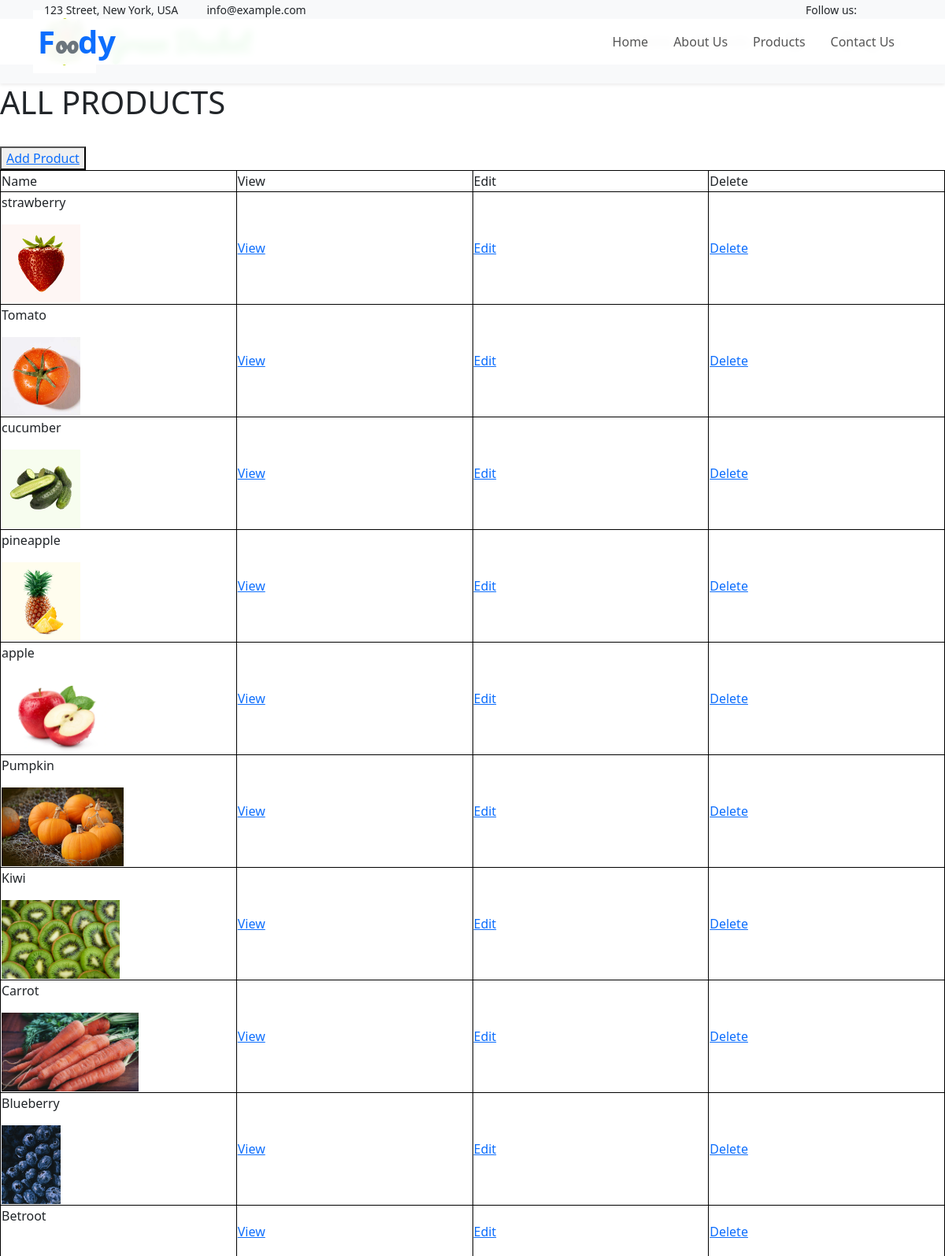
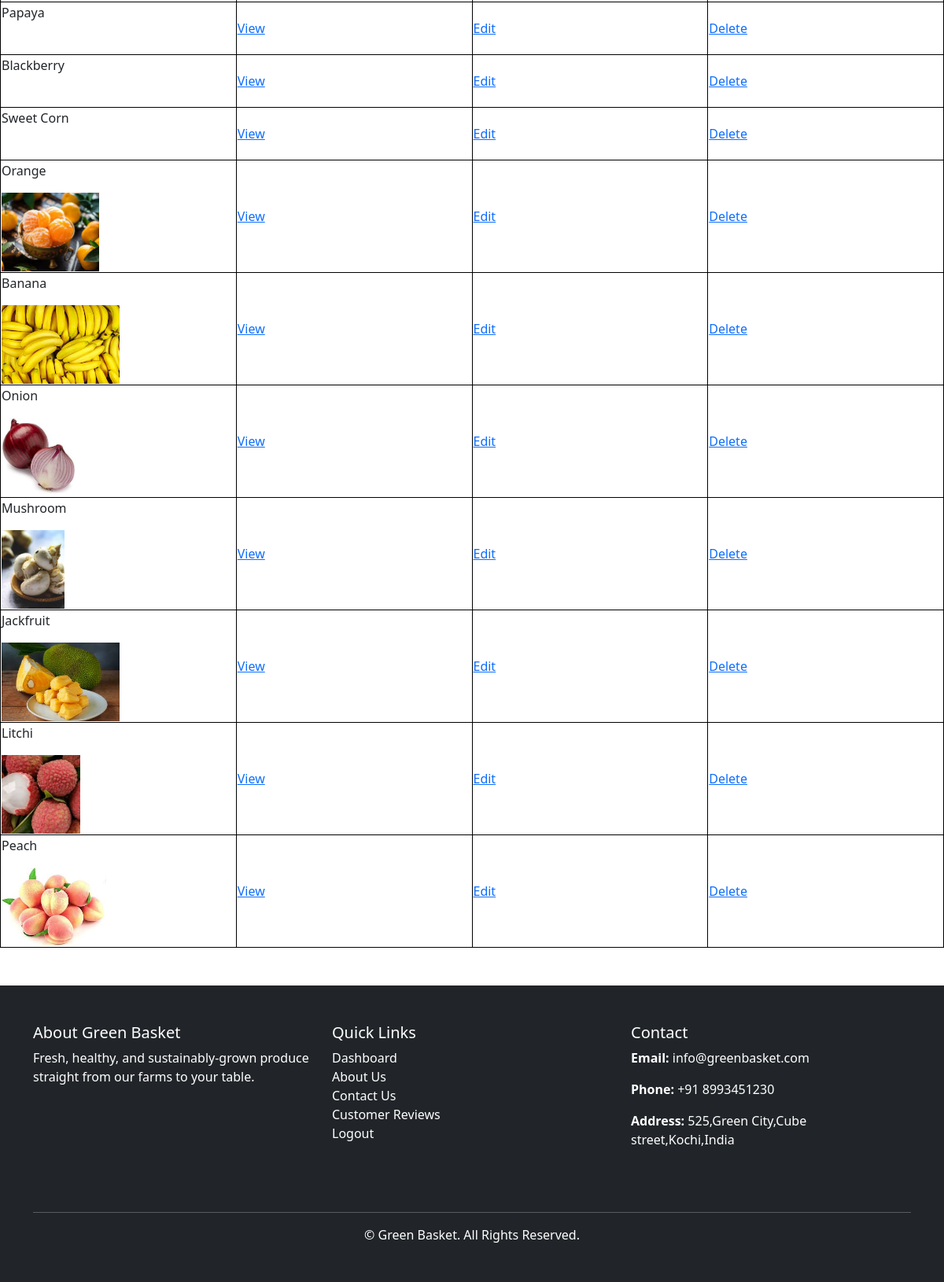
Page /allproduct/ on the committed database (2 pictures, top to bottom).
### store/models.py (models this page shows)
class Product(models.Model):
    farmer = models.ForeignKey(FarmerProfile, on_delete=models.CASCADE)
    category = models.ForeignKey(Category, on_delete=models.SET_NULL, null=True)
    name = models.CharField(max_length=100)
    description = models.TextField()
    price = models.FloatField()
    stock = models.PositiveIntegerField()
    image = models.ImageField(upload_to='product_images/')
    created_at = models.DateTimeField(auto_now_add=True)
    rating =models.DecimalField(max_digits=3,decimal_places=2,default=0)
    rating_count=models.PositiveIntegerField(default=0)
    def __str__(self):
        return self.name

### store/views.py (the view)
# urls.py: path('allproduct/',views.allproduct,name='allproduct'),
def allproduct(request):
    pro=Product.objects.all()
    print(pro)
    return render(request,'product.html',{'pro':pro})

### templates/product.html (shortened to what this page needs)
{% extends 'base.html' %}
{% load static %}
{% block content %}
{%include 'header.html'%}
<h1>ALL PRODUCTS</h1>
<br>
<button><a href="{%url 'add_product' %}">Add Product</a></button>
<table>
    <tr>
        <td>Name</td>
        <td>View</td>
        <td>Edit</td>
        <td>Delete</td>
    </tr>
    {%for i in pro%}
    <tr>
        <td><p>{{i.name}}</p>
            <img src="{{i.image.url}}" alt="" height="100px ;width=100px">
        </td>
        <td><a href="{%url 'proinfo' i.id%}">View</a></td>
        <td><a href="{%url 'pro_edit' i.id%}">Edit</a></td>
        <td><a href="{%url 'pro_delete' i.id%}">Delete</a></td>
    </tr>
    {%endfor%}
</table>
{%endblock%}

### templates/base.html (shortened to what this page needs)
<!DOCTYPE html>
<html lang="en">
<head>
    {% load static %}
    <link href="https://cdn.jsdelivr.net/npm/bootstrap@5.3.2/dist/css/bootstrap.min.css" rel="stylesheet">
    <link rel="stylesheet" href="https://cdn.jsdelivr.net/npm/bootstrap-icons@1.10.5/font/bootstrap-icons.css">
    <link rel="stylesheet" href="https://cdnjs.cloudflare.com/ajax/libs/animate.css/4.1.1/animate.min.css"/>
    <link rel="stylesheet" href="{% static 'css/style.css' %}">
</head>
<body>
    <nav class="navbar navbar-expand-lg navbar-light bg-light fixed-top shadow-sm" id="main-navbar">
        <div class="container">
            <a class="navbar-brand d-flex align-items-center" href="{% url 'index' %}">
                <span>Green Basket</span>
            </a>
            <div class="collapse navbar-collapse" id="navbarNav">
                <ul class="navbar-nav ms-auto align-items-center">
                    <li class="nav-item"><a class="nav-link" href="{% url 'index' %}">Home</a></li>
                    <li class="nav-item"><a class="nav-link" href="{% url 'allproducts_all' %}">Products</a></li>
                    <li class="nav-item ms-3">
                        <a class="nav-link" href="{% url 'cart_home' %}">
                        </a>
                    </li>
                     {% if user.is_authenticated %}
                     <li class="nav-item ms-3 d-flex align-items-center">
                        <span class="nav-link" style="color:#333; font-weight:500;">
                            Welcome, {{ user.first_name|default:user.username }}
                        </span>
                    </li>
                    <li class="nav-item ms-3">
                        <a class="nav-link" href="{% url 'logout' %}">
                            <i class="bi bi-box-arrow-right" style="color:#333; font-size:1.2rem;"></i> Logout
                        </a>
                    </li>
                    {% else %}
                    <li class="nav-item ms-3">
                        <a class="nav-link" href="{% url 'login_page' %}">
                        </a>
                    </li>
                    {% endif %}
                </ul>
            </div>
        </div>
    </nav>
    <main>
        {% block content %}
        {% endblock %}
    </main>
    {% include 'footer.html' %}
</body>
</html>

### templates/header.html (shortened to what this page needs)
<div class="container-fluid fixed-top px-0 wow fadeIn" data-wow-delay="0.1s">
    <div class="top-bar row gx-0 align-items-center d-none d-lg-flex">
        <div class="col-lg-6 px-5 text-start">
            <small>123 Street, New York, USA</small>
            <small class="ms-4">info@example.com</small>
        </div>
        <div class="col-lg-6 px-5 text-end">
            <small>Follow us:</small>
        </div>
    </div>
    <nav class="navbar navbar-expand-lg navbar-light py-lg-0 px-lg-5 wow fadeIn" data-wow-delay="0.1s">
        <a href="/" class="navbar-brand ms-4 ms-lg-0">
            <h1 class="fw-bold text-primary m-0">F<span class="text-secondary">oo</span>dy</h1>
        </a>
        <div class="collapse navbar-collapse" id="navbarCollapse">
            <div class="navbar-nav ms-auto p-4 p-lg-0">
                <a href="/" class="nav-item nav-link">Home</a>
                <a href="/about" class="nav-item nav-link">About Us</a>
                <a href="/product" class="nav-item nav-link">Products</a>
                <a href="/contact" class="nav-item nav-link">Contact Us</a>
            </div>
        </div>
    </nav>
</div>

### templates/footer.html (shortened to what this page needs)
<footer class="bg-dark text-white py-5 mt-5">
    <div class="container">
        <div class="row">
            <div class="col-md-4 mb-4">
                <h5>About Green Basket</h5>
                <p>Fresh, healthy, and sustainably-grown produce straight from our farms to your table.</p>
            </div>
            <div class="col-md-4 mb-4">
                <h5>Quick Links</h5>
                <ul class="list-unstyled">
                    <li><a href="{% url 'farmer_dashboard' %}" class="text-white text-decoration-none">Dashboard</a></li>
                    <li><a href="{% url 'about' %}" class="text-white text-decoration-none">About Us</a></li>
                    <li><a href="{% url 'contact' %}" class="text-white text-decoration-none">Contact Us</a></li>
                    <li><a href="{% url 'customer_review' %}" class="text-white text-decoration-none">Customer Reviews</a></li>
                    <li><a href="{% url 'logout' %}" class="text-white text-decoration-none">Logout</a></li>
                </ul>
            </div>
            <div class="col-md-4 mb-4">
                <h5>Contact</h5>
                <p><strong>Email:</strong> info@greenbasket.com</p>
                <p><strong>Phone:</strong> +91 8993451230</p>
                <p><strong>Address:</strong> 525,Green City,Cube street,Kochi,India </p>
                <div class="mt-3">
                </div>
            </div>
        </div>
        <hr class="bg-light">
        <p class="text-center mb-0">&copy; {{ now|date:"Y" }} Green Basket. All Rights Reserved.</p>
    </div>
</footer>

### static/css/style.css (style rules this page uses)
:root { --primary: #3CB815; --secondary: #F65005; --light: #F7F8FC; --dark: #111111; }
.py-5 { padding-top: 6rem; padding-bottom: 6rem; }
.navbar { background-color: rgba(255, 255, 255, 0.95); backdrop-filter: blur(5px); padding-top: 0.5rem; padding-bottom: 0.5rem; }
.navbar .navbar-nav .nav-link { padding: 0.5rem 1rem; color: #555555; font-weight: 500; outline: none; }

### templates/base.html (style rules this page uses)
body { padding-top: 80px; }
.navbar-brand span { font-family: 'Pacifico', cursive; font-size: 2rem; color: #07b810; font-weight: 600; transition: color 0.3s; }

### templates/product.html (style rules this page uses)
table,td { border: 1px solid black; width: 100%; border-collapse: collapse; }
td { width: 20%; }

### rows in the picture
Product: name "strawberry", image (picture)
Product: name "Tomato", image (picture)
Product: name "cucumber", image (picture)
Product: name "pineapple", image (picture)
Product: name "apple", image (picture)
Product: name "Pumpkin", image (picture)
Product: name "Kiwi", image (picture)
Product: name "Carrot", image (picture)
Product: name "Blueberry", image (picture)
Product: name "Betroot"
Product: name "Papaya"
Product: name "Blackberry"
Product: name "Sweet Corn"
Product: name "Orange", image (picture)
Product: name "Banana", image (picture)
Product: name "Onion", image (picture)
Product: name "Mushroom", image (picture)
Product: name "Jackfruit", image (picture)
Product: name "Litchi", image (picture)
Product: name "Peach", image (picture)
